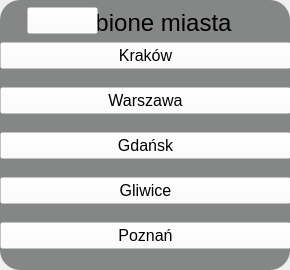
<?xml version="1.0" encoding="UTF-8"?>
<ui version="4.0">
 <class>List</class>
 <widget class="QWidget" name="List">
  <property name="geometry">
   <rect>
    <x>0</x>
    <y>0</y>
    <width>290</width>
    <height>270</height>
   </rect>
  </property>
  <property name="windowTitle">
   <string>Form</string>
  </property>
  <property name="styleSheet">
   <string notr="true">QLabel#background{
	background-color: rgba(121, 122, 122, 228);
	border-radius: 20px;
	
}
QPushButton:hover{
color: rgb(66, 67, 67)
}
QPushButton{
	background-color: rgba(255, 255, 255, 0);
font-size: 16px;
}
QPushButton#star{
	image: url(:/images/icons/star.svg);
}
</string>
  </property>
  <widget class="QLabel" name="header">
   <property name="geometry">
    <rect>
     <x>0</x>
     <y>7</y>
     <width>291</width>
     <height>31</height>
    </rect>
   </property>
   <property name="font">
    <font>
     <family>Arial</family>
     <pointsize>18</pointsize>
     <underline>false</underline>
    </font>
   </property>
   <property name="text">
    <string>Ulubione miasta</string>
   </property>
   <property name="alignment">
    <set>Qt::AlignCenter</set>
   </property>
  </widget>
  <widget class="QWidget" name="verticalLayoutWidget">
   <property name="geometry">
    <rect>
     <x>0</x>
     <y>30</y>
     <width>291</width>
     <height>232</height>
    </rect>
   </property>
   <layout class="QVBoxLayout" name="verticalLayout">
    <item>
     <widget class="QPushButton" name="pushButton">
      <property name="font">
       <font>
        <family>Arial</family>
        <pointsize>-1</pointsize>
       </font>
      </property>
      <property name="text">
       <string>Kraków</string>
      </property>
     </widget>
    </item>
    <item>
     <widget class="QPushButton" name="pushButton_3">
      <property name="text">
       <string>Warszawa</string>
      </property>
     </widget>
    </item>
    <item>
     <widget class="QPushButton" name="pushButton_4">
      <property name="text">
       <string>Gdańsk</string>
      </property>
     </widget>
    </item>
    <item>
     <widget class="QPushButton" name="pushButton_2">
      <property name="text">
       <string>Gliwice</string>
      </property>
     </widget>
    </item>
    <item>
     <widget class="QPushButton" name="pushButton_6">
      <property name="text">
       <string>Poznań</string>
      </property>
     </widget>
    </item>
   </layout>
  </widget>
  <widget class="QLabel" name="background">
   <property name="geometry">
    <rect>
     <x>0</x>
     <y>0</y>
     <width>290</width>
     <height>270</height>
    </rect>
   </property>
   <property name="text">
    <string/>
   </property>
  </widget>
  <widget class="QPushButton" name="star">
   <property name="geometry">
    <rect>
     <x>27</x>
     <y>7</y>
     <width>71</width>
     <height>27</height>
    </rect>
   </property>
   <property name="styleSheet">
    <string notr="true"/>
   </property>
   <property name="text">
    <string/>
   </property>
  </widget>
  <zorder>background</zorder>
  <zorder>header</zorder>
  <zorder>verticalLayoutWidget</zorder>
  <zorder>star</zorder>
 </widget>
 <resources/>
 <connections/>
</ui>
